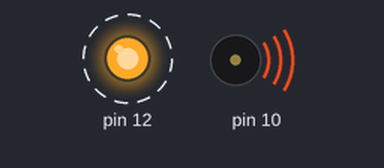
The sketch below on a simulated Arduino Uno, built with avr-gcc and run on an emulated ATmega328P. Parts: output pins drawn as LEDs (lit = HIGH), buzzer (waves = sounding). Dashed ring = blinking.

Above: at 0.5 s.
Timing chart, 0 to 4.6 s (numbered marks = the images above):
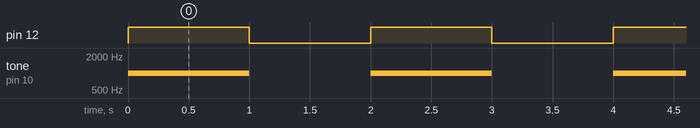

Measured:
- by itself, pin 12: alternates HIGH for 1.0 s and LOW for 1.0 s
- by itself, tone on pin 10: alternates 1000 Hz for 1.0 s and silent for 1.0 s

The sketch:

alarm_sounds1.ino
```cpp
void setup()
{
	pinMode(12,OUTPUT);
  	pinMode(10,OUTPUT);
}

void loop()
{
	digitalWrite(12, HIGH);
   	tone(10, 1000);       // Play a 1000 Hz tone
  	delay(1000);                 // Wait 1 second

  	digitalWrite(12, LOW);   // Turn LED OFF
  	noTone(10);           // Stop the buzzer sound
  	delay(1000);


}
```
